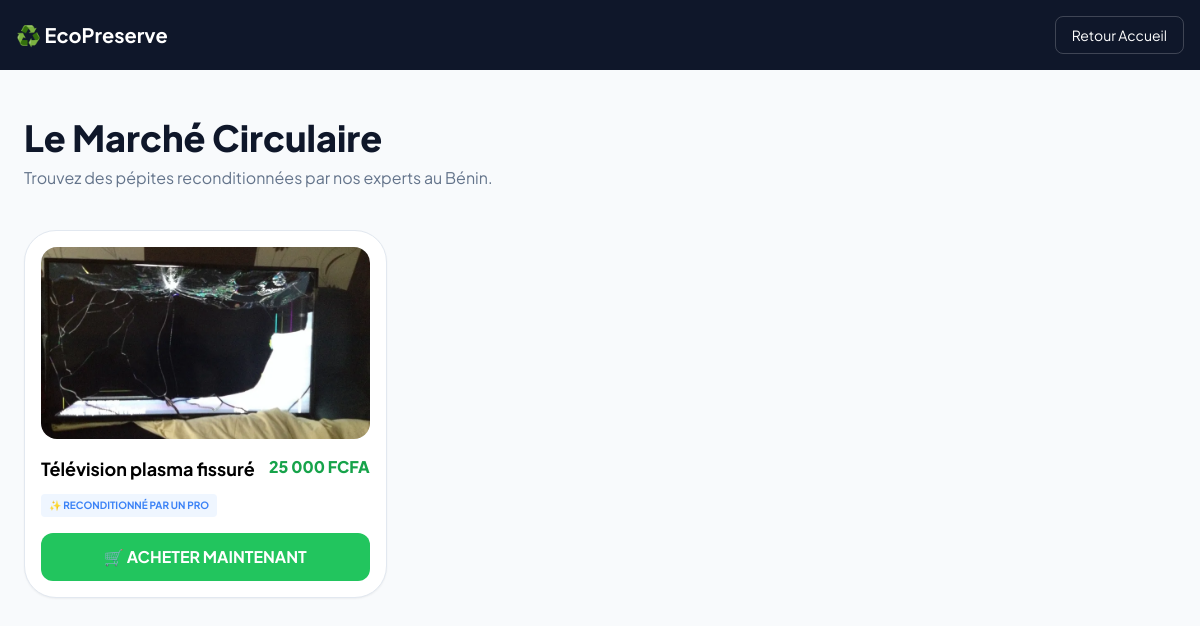
Screenshot of /marche.php with the database file from the repository.
### tables this page shows
CREATE TABLE `articles` (
  `id` int(11) NOT NULL,
  `user_id` int(11) DEFAULT NULL,
  `id_reparateur` int(11) DEFAULT NULL,
  `titre` varchar(150) DEFAULT NULL,
  `description` text DEFAULT NULL,
  `photo` varchar(255) DEFAULT NULL,
  `type_action` enum('vente','reparation') NOT NULL,
  `statut` enum('disponible','en_cours','vendu','repare') DEFAULT 'disponible',
  `prix_estime` decimal(10,2) DEFAULT NULL,
  `latitude` decimal(10,8) DEFAULT NULL,
  `longitude` decimal(11,8) DEFAULT NULL,
  `est_reconditionne` tinyint(1) DEFAULT 0,
  `contact` varchar(50) DEFAULT NULL
);

### marche.php (the view, shortened to what this page needs)
<?php
require 'db_config.php';
$stmt = $pdo->query("SELECT * FROM articles WHERE statut = 'disponible' ORDER BY est_reconditionne DESC, id DESC");
$articles = $stmt->fetchAll();
function formatCFA($prix) {
    return number_format($prix, 0, '.', ' ') . ' FCFA';
}
?>
<!DOCTYPE html>
<html lang="fr">
<head>
    <script src="https://cdn.tailwindcss.com"></script>
</head>
<body class="bg-slate-50 font-['Plus_Jakarta_Sans']">
    <nav class="bg-slate-900 p-4 text-white flex justify-between items-center">
        <a href="index.php" class="font-bold text-xl">♻️ EcoPreserve</a>
        <a href="index.php" class="text-sm border border-white/20 px-4 py-2 rounded-lg">Retour Accueil</a>
    </nav>
    <main class="max-w-7xl mx-auto py-12 px-6">
        <h2 class="text-4xl font-black text-slate-900 mb-2">Le Marché Circulaire</h2>
        <p class="text-slate-500 mb-10">Trouvez des pépites reconditionnées par nos experts au Bénin.</p>
        <div class="grid grid-cols-1 md:grid-cols-3 gap-8">
            <?php foreach ($articles as $item): ?>
                <div class="bg-white rounded-[2rem] p-4 shadow-sm border border-slate-200">
                    <img src="uploads/<?= $item['photo'] ?>" class="w-full h-48 object-cover rounded-2xl mb-4">
                    <div class="flex justify-between items-start mb-2">
                        <h3 class="font-bold text-lg"><?= htmlspecialchars($item['titre']) ?></h3>
                        <span class="text-green-600 font-black"><?= formatCFA($item['prix_estime']) ?></span>
                    </div>
                    <?php if ($item['est_reconditionne']): ?>
                        <div class="mb-4 text-[10px] font-bold text-blue-500 bg-blue-50 px-2 py-1 rounded inline-block">✨ RECONDITIONNÉ PAR UN PRO</div>
                        <a href="paiement.php?id=<?= $item['id'] ?>" class="block w-full text-center bg-green-500 text-white font-bold py-3 rounded-xl hover:bg-green-600 transition">
                            🛒 ACHETER MAINTENANT
                        </a>
                    <?php endif; ?>
                </div>
            <?php endforeach; ?>
        </div>
    </main>
</body>
</html>

### rows the page displays
articles: photo (picture), titre "Télévision plasma fissuré", prix_estime "25 000 FCFA"
